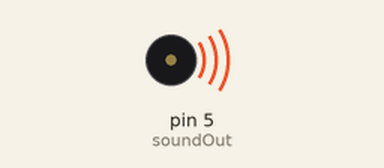
Bench run of a sketch on a simulated Arduino Uno, built with avr-gcc and run on an emulated ATmega328P. Shown: buzzer (waves = sounding).

Above: at 0.1 s.
Timing chart, 0 to 40.0 s (numbered marks = the images above):
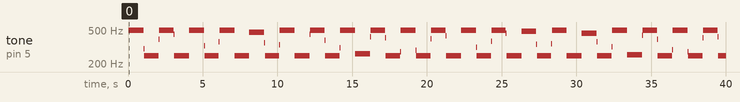

The sketch:

sound_gen_siren.ino
```cpp
int soundOut = 5;	// Sound output pin
int del = 1;	// Delay or duration of HIGH and LOW pulses
                  // Longer delay times = lower frequency
			// So shorter delay 1 = high tone, longer delay 2 = low tone

int count = 0;	// Counter to control how long to play a high or low tone

void setup()
{
  pinMode(soundOut, OUTPUT);
}

void loop()
{
  digitalWrite(soundOut, HIGH);
   delay(del);

  digitalWrite(soundOut, LOW);
   delay(del);

  // Since del is the square wave's pulse time (inverse of frequency)
  // and count is a total amount of time, add del to count so we
  // always wait the same amount of time
   count += del;

  // If the desired amount of time as been reached, reset the
  // count and toggle the frequency (1 to 2)
  if(count > 500)   // if past tone count (try 100, 25, 10, 4, 3, 2, 1 !)
  {
    count = 0;      // reset the duration counter
    if(del == 1)    // a == compares two things
    {
      del = 2;      // toggles the tone
    } else {
      del = 1;      // a single = sets a variable
    }
  }
}
```

Measured:
- by itself, tone on pin 5 (soundOut): plays 495 Hz for 1.0 s, 301 Hz for 0.04 s, 249 Hz for 0.96 s, 389 Hz for 0.04 s, 495 Hz for 0.96 s, 443 Hz for 0.04 s … (69 notes in this stretch)
